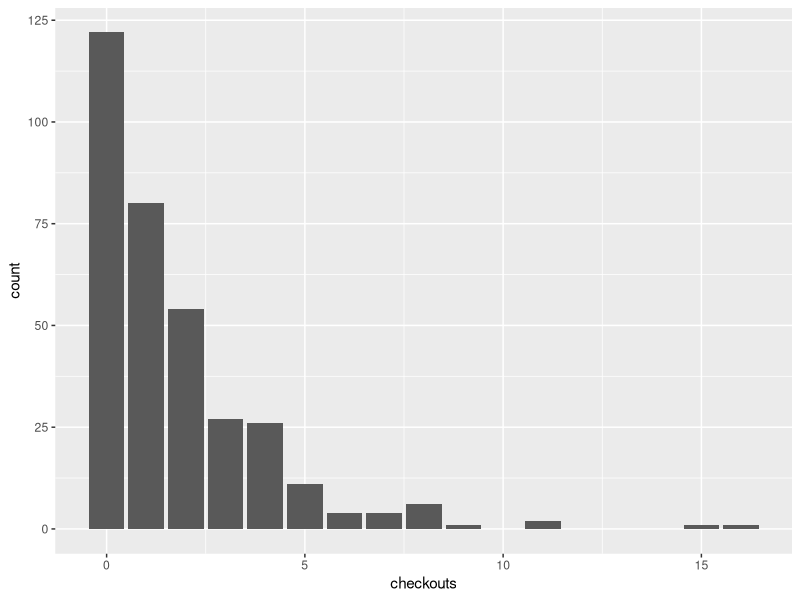
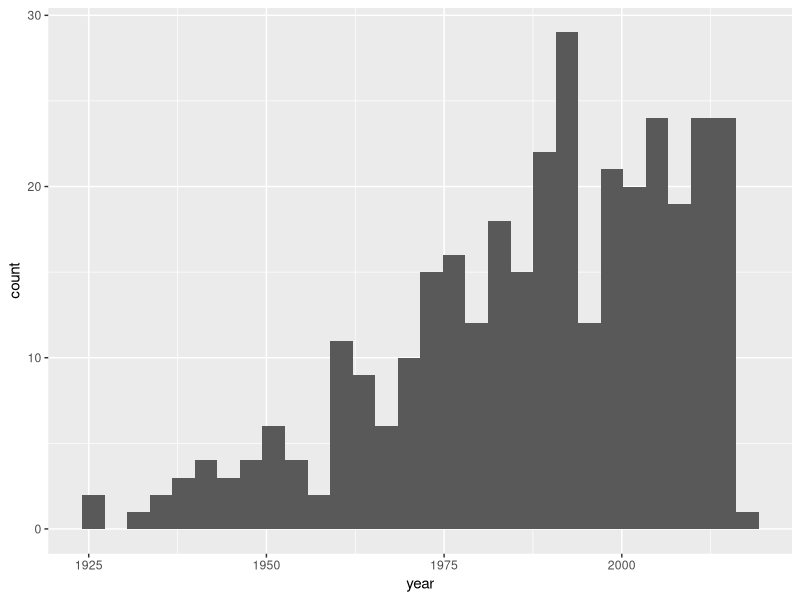
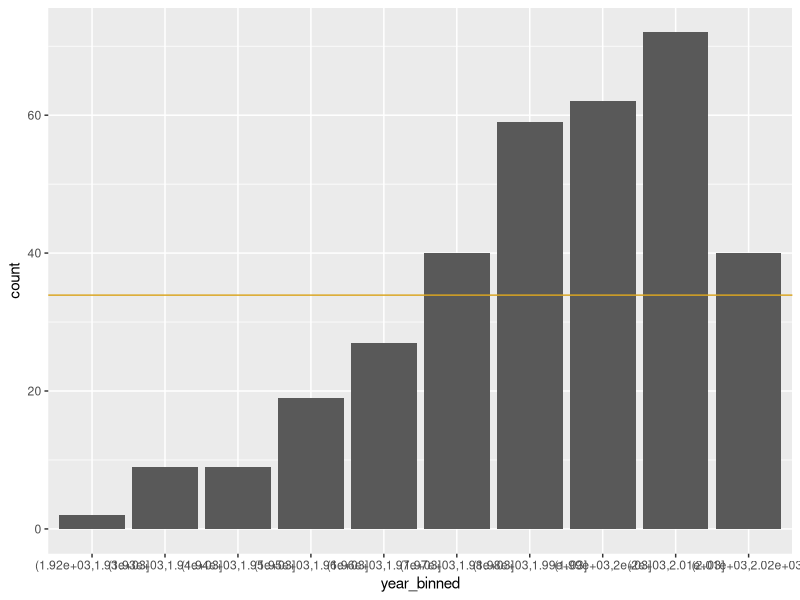
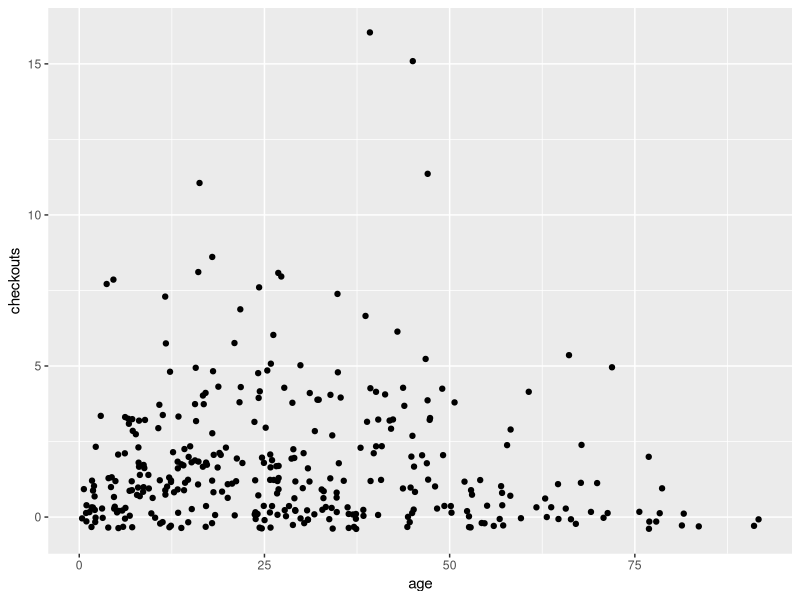
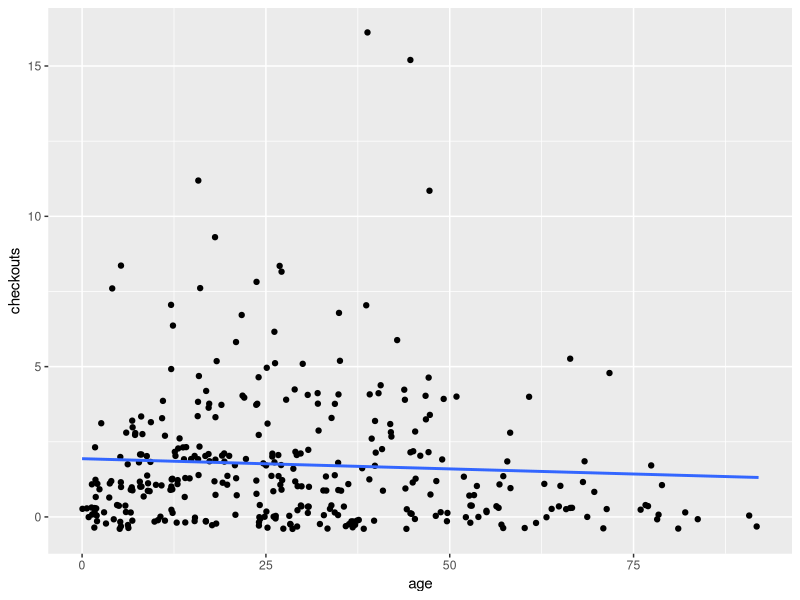
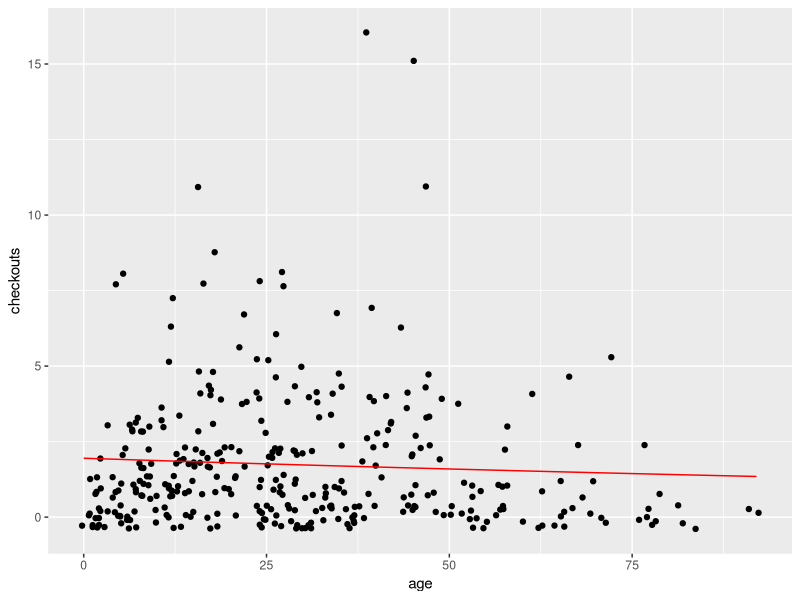
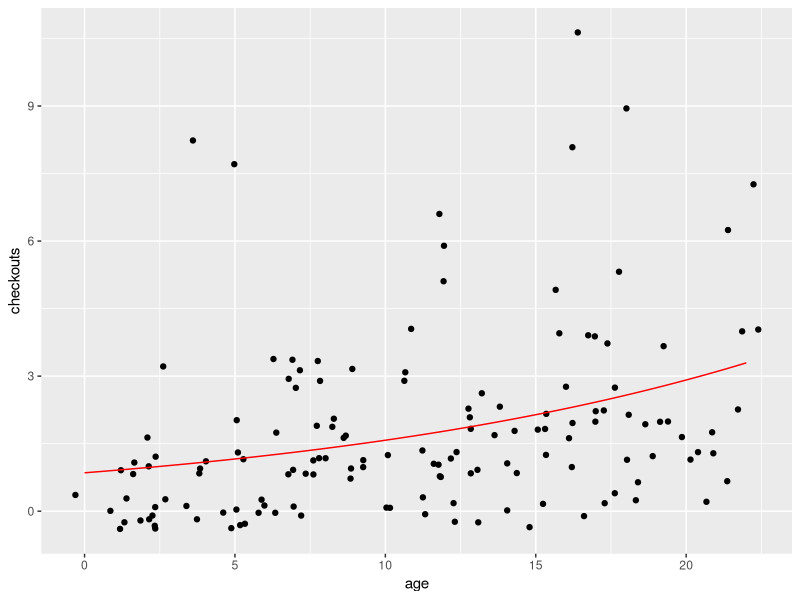
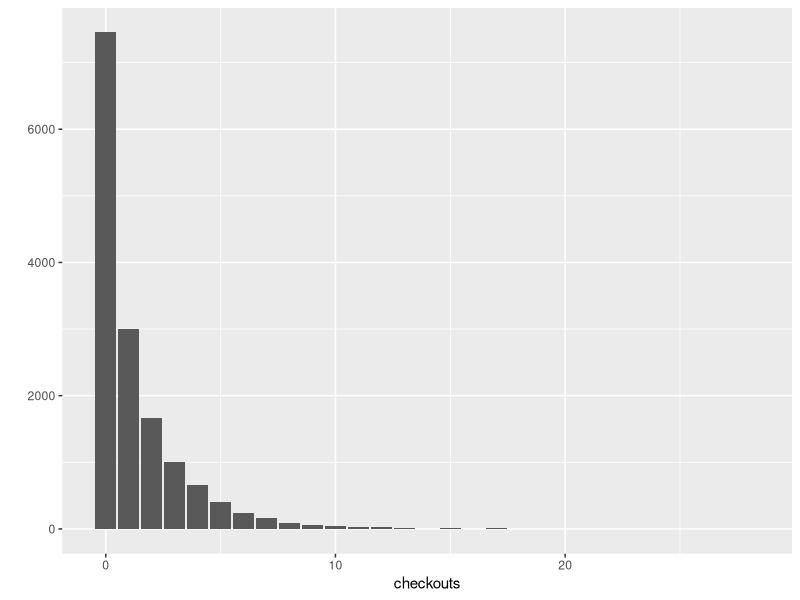

Reproduce these figures in R, in order.
## ---- chunk 1
knitr::opts_chunk$set(echo = TRUE, message = FALSE, warning = FALSE)
library(tidyverse)
## ---- chunk 2
theses <- read.csv("sample-theses.csv")
str(theses)
## ---- chunk 3
ggplot(theses, aes(x = checkouts)) +
  geom_bar()
## ---- chunk 4
theses %>%
  summarize(mean(checkouts),
            median(checkouts))
## ---- chunk 5
stats <- theses %>%
  summarize(n     = n(),
            x_bar = mean(checkouts),
            s     = sd(checkouts))
stats$x_bar + c(1, -1) * qt(.025, df = stats$n - 1) * stats$s / stats$n
## ---- chunk 6
ggplot(theses, aes(x = year)) +
  geom_histogram()
## ---- chunk 7
bd <- data.frame(year_binned = cut(theses$year, 
                                            seq(from = 1920, to = 2020, by = 10)))
ggplot(bd, aes(x = year_binned)) +
  geom_bar() +
  geom_hline(yintercept = stats$n/10, 
             color = "goldenrod")
## ---- chunk 8
(obs <- table(bd$year_binned))
## ---- chunk 9
(exp <- length(bd$year_binned)/10)
## ---- chunk 10
(chisq_obs <- sum((obs - exp)^2/exp))
## ---- chunk 11
pchisq(chisq_obs, df = length(obs) - 1, lower.tail = FALSE)
## ---- chunk 12
head(theses)
theses <- theses %>%
  mutate(age = 2017 - year)
head(theses)
## ---- chunk 13
ggplot(theses, aes(x = age, y = checkouts)) +
  geom_jitter()
## ---- chunk 14
m1 <- lm(checkouts ~ age, data = theses)
summary(m1)
## ---- chunk 15
ggplot(theses, aes(x = age, y = checkouts)) +
  geom_jitter() +
  stat_smooth(method = "lm", se = FALSE)
## ---- chunk 16
m2 <- glm(checkouts ~ age, data = theses, family = "poisson")
summary(m2)
## ---- chunk 17
ggplot(theses, aes(x = age, y = checkouts)) +
  geom_jitter() +
  stat_function(fun = function(age) {exp(coef(m2)[1] + coef(m2)[2] * age)},
                color = "red")
## ---- chunk 18
t2 <- theses %>%
  filter(year > 1994)
m2 <- glm(checkouts ~ age, data = t2, family = "poisson")
summary(m2)
## ---- chunk 19
qplot(x = age, y = checkouts, data = t2, geom = "jitter") +
  stat_function(fun = function(age) {exp(coef(m2)[1] + coef(m2)[2] * age)},
                color = "red")
## ---- chunk 20
theses_lib <- read.csv("library_theses_data.csv")
head(theses_lib)
## ---- chunk 21
qplot(x = checkouts, data = theses_lib, geom = "bar")
## ---- chunk 22
theses_lib %>%
  summarize(mean(checkouts),
            median(checkouts))
## ---- chunk 23
qplot(x = year, data = theses_lib, geom = "histogram")
## ---- chunk 24
theses_lib <- theses_lib %>%
  mutate(age = 2017 - year)
qplot(x = age, y = checkouts, data = theses_lib, geom = "jitter")
## ---- chunk 25
t3 <- theses_lib %>%
  filter(year > 1994)
m3 <- glm(checkouts ~ age, data = t3, family = "poisson")
summary(m3)
## ---- chunk 26
qplot(x = age, y = checkouts, data = t3, geom = "jitter") +
  stat_function(fun = function(age) {exp(coef(m3)[1] + coef(m3)[2] * age)},
                color = "red")
## ---- chunk 27
coef(m2) # our data
coef(m3) # library's data
